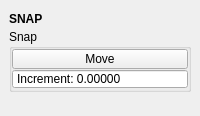
<?xml version="1.0" encoding="UTF-8"?>
<ui version="4.0">
 <class>QtUi</class>
 <widget class="QMainWindow" name="QtUi">
  <property name="geometry">
   <rect>
    <x>0</x>
    <y>0</y>
    <width>200</width>
    <height>116</height>
   </rect>
  </property>
  <property name="tabShape">
   <enum>QTabWidget::Triangular</enum>
  </property>
  <property name="dockNestingEnabled">
   <bool>true</bool>
  </property>
  <property name="dockOptions">
   <set>QMainWindow::AllowNestedDocks|QMainWindow::AllowTabbedDocks|QMainWindow::AnimatedDocks|QMainWindow::ForceTabbedDocks</set>
  </property>
  <property name="bnabled" stdset="0">
   <bool>true</bool>
  </property>
  <widget class="QWidget" name="central_widget">
   <property name="minimumSize">
    <size>
     <width>200</width>
     <height>0</height>
    </size>
   </property>
   <property name="palette">
    <palette>
     <active>
      <colorrole role="Highlight">
       <brush brushstyle="SolidPattern">
        <color alpha="255">
         <red>168</red>
         <green>152</green>
         <blue>250</blue>
        </color>
       </brush>
      </colorrole>
     </active>
     <inactive>
      <colorrole role="Highlight">
       <brush brushstyle="SolidPattern">
        <color alpha="255">
         <red>168</red>
         <green>152</green>
         <blue>250</blue>
        </color>
       </brush>
      </colorrole>
     </inactive>
     <disabled>
      <colorrole role="Highlight">
       <brush brushstyle="SolidPattern">
        <color alpha="255">
         <red>168</red>
         <green>152</green>
         <blue>250</blue>
        </color>
       </brush>
      </colorrole>
     </disabled>
    </palette>
   </property>
   <layout class="QVBoxLayout" name="verticalLayout_2">
    <item>
     <layout class="QVBoxLayout" name="verticalLayout">
      <property name="spacing">
       <number>0</number>
      </property>
      <item>
       <widget class="Header" name="header">
        <property name="minimumSize">
         <size>
          <width>0</width>
          <height>20</height>
         </size>
        </property>
        <property name="font">
         <font>
          <weight>75</weight>
          <bold>true</bold>
         </font>
        </property>
        <property name="text">
         <string>SNAP</string>
        </property>
       </widget>
      </item>
      <item>
       <widget class="QGroupBox" name="duplicate">
        <property name="title">
         <string>Snap</string>
        </property>
        <layout class="QGridLayout" name="gridLayout_4">
         <property name="leftMargin">
          <number>0</number>
         </property>
         <property name="topMargin">
          <number>0</number>
         </property>
         <property name="rightMargin">
          <number>0</number>
         </property>
         <property name="bottomMargin">
          <number>0</number>
         </property>
         <property name="spacing">
          <number>0</number>
         </property>
         <item row="1" column="0" colspan="3">
          <widget class="QDoubleSpinBox" name="s002">
           <property name="minimumSize">
            <size>
             <width>0</width>
             <height>20</height>
            </size>
           </property>
           <property name="maximumSize">
            <size>
             <width>16777215</width>
             <height>20</height>
            </size>
           </property>
           <property name="toolTip">
            <string>Duplicate: transform X amount</string>
           </property>
           <property name="buttonSymbols">
            <enum>QAbstractSpinBox::NoButtons</enum>
           </property>
           <property name="prefix">
            <string>Increment: </string>
           </property>
           <property name="decimals">
            <number>5</number>
           </property>
           <property name="minimum">
            <double>-9999.000000000000000</double>
           </property>
           <property name="maximum">
            <double>9999.000000000000000</double>
           </property>
           <property name="singleStep">
            <double>0.250000000000000</double>
           </property>
           <property name="value">
            <double>0.000000000000000</double>
           </property>
          </widget>
         </item>
         <item row="0" column="0" colspan="3">
          <widget class="QPushButton" name="chk016">
           <property name="minimumSize">
            <size>
             <width>0</width>
             <height>20</height>
            </size>
           </property>
           <property name="maximumSize">
            <size>
             <width>16777215</width>
             <height>20</height>
            </size>
           </property>
           <property name="toolTip">
            <string/>
           </property>
           <property name="text">
            <string>Move</string>
           </property>
           <property name="iconSize">
            <size>
             <width>18</width>
             <height>18</height>
            </size>
           </property>
           <property name="checkable">
            <bool>true</bool>
           </property>
           <property name="autoDefault">
            <bool>false</bool>
           </property>
           <property name="default">
            <bool>false</bool>
           </property>
           <property name="flat">
            <bool>false</bool>
           </property>
           <property name="bnabled" stdset="0">
            <bool>true</bool>
           </property>
          </widget>
         </item>
        </layout>
       </widget>
      </item>
      <item>
       <spacer name="verticalSpacer">
        <property name="orientation">
         <enum>Qt::Vertical</enum>
        </property>
        <property name="sizeHint" stdset="0">
         <size>
          <width>20</width>
          <height>40</height>
         </size>
        </property>
       </spacer>
      </item>
     </layout>
    </item>
   </layout>
  </widget>
 </widget>
 <customwidgets>
  <customwidget>
   <class>Header</class>
   <extends>QLabel</extends>
   <header>uitk.widgets.header.Header.h</header>
  </customwidget>
 </customwidgets>
 <resources/>
 <connections/>
 <designerdata>
  <property name="gridDeltaX">
   <number>5</number>
  </property>
  <property name="gridDeltaY">
   <number>5</number>
  </property>
  <property name="gridSnapX">
   <bool>true</bool>
  </property>
  <property name="gridSnapY">
   <bool>true</bool>
  </property>
  <property name="gridVisible">
   <bool>true</bool>
  </property>
 </designerdata>
</ui>
